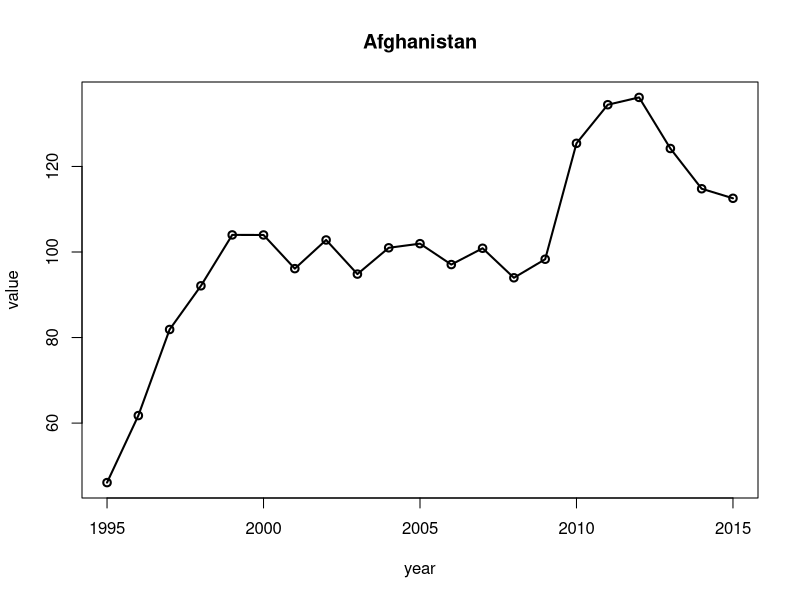
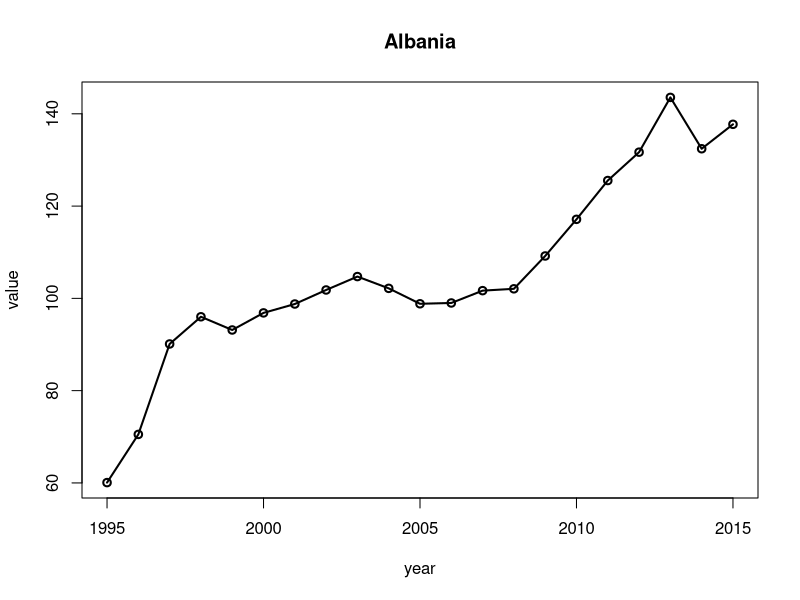
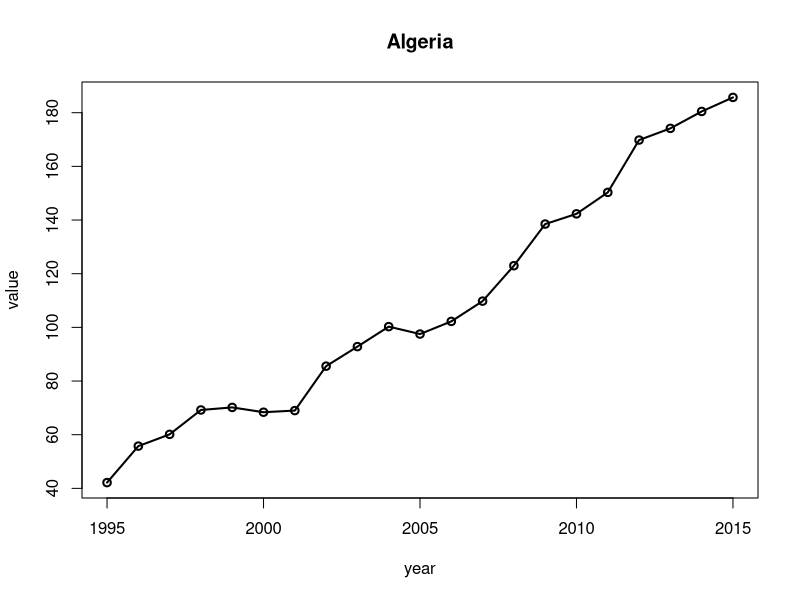
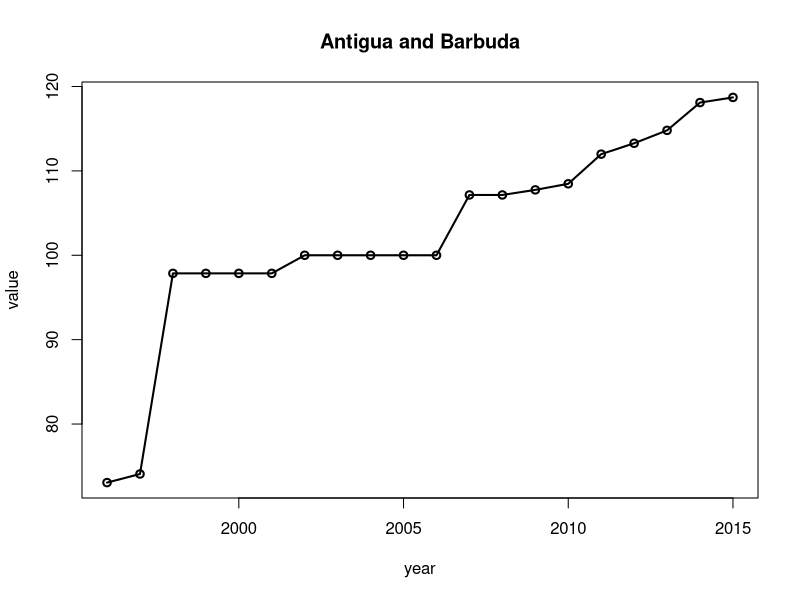
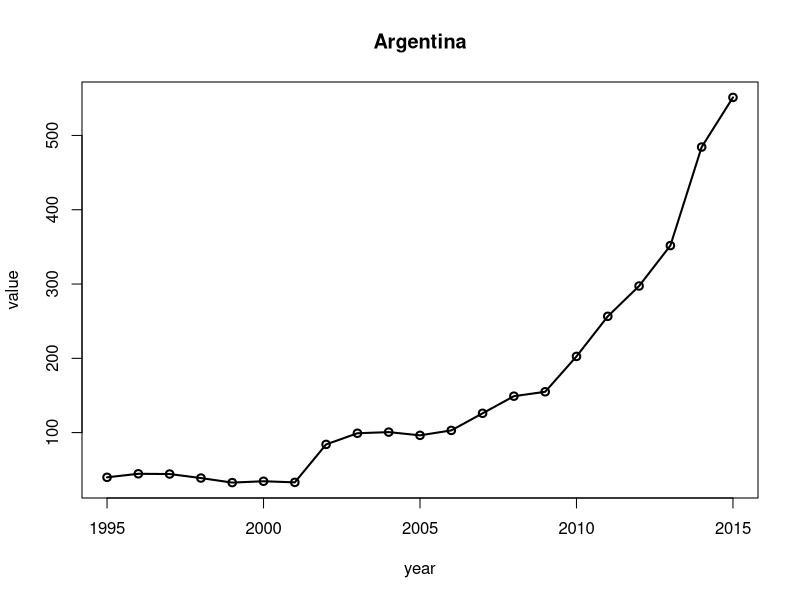
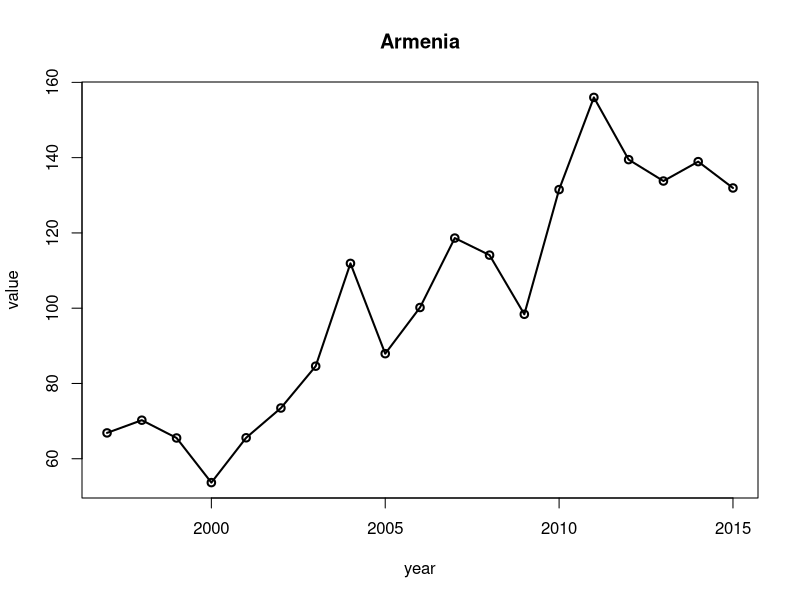
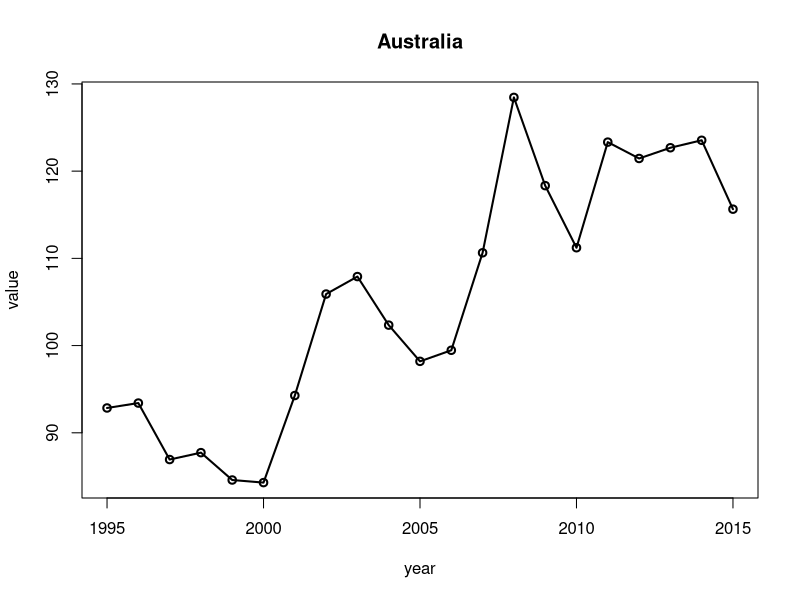
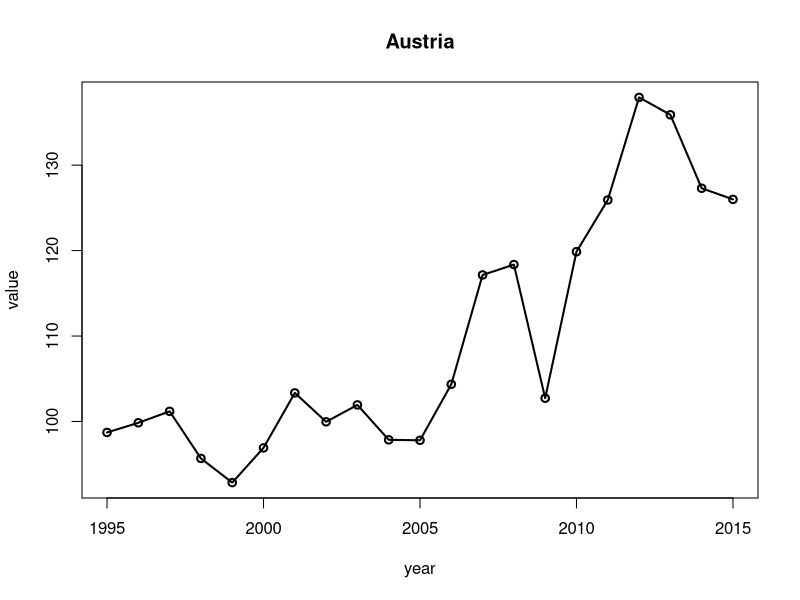

Source code (R) for these figures, in order:
# Tom Oliver and Andre Dornelles, July and August 2019

# 3_Dornelles.et.al_Trends.structure

# This script calculates longitudinal trends of adapted Compound Annual Change Rate (CACR) in food system structure metrics: input, output, productivity, and economics (see word document 'Dornelles et al_Food systems transformation archetypes_supplementary info' for Metadata).

## This script has three parts:
# 1. Upload the collated structure metrics;
# 2. Loop to calculate trend analysis;
# 3. Generate .csv files for each metric.

## Instructions (repeat it for each metric individually):
# First: load in the data file of one metric in Part 1 (collated data directory); 
# Second: run Part 2 to calculate the trend analysis;
# Third: finish by generating the .csv file for the respective metric in Part 3 (trend results directory).

# Set working directory to load the collated files from Script 1:
setwd("C:\\Users\\tv836863\\Desktop\\OneDrive - University of Reading\\Andre Zuanazzi Dornelles\\Food systems transformation archetypes\\Working with Tom\\Raw Data\\Collated data files")
setwd("C:\\Users\\a_dor\\OneDrive - University of Reading\\Andre Zuanazzi Dornelles\\Food systems transformation archetypes\\Working with Tom\\Raw Data\\Collated data files")

### PART 1: load in the collated data files of structure metrics.

# 1. Input

# 1.1 Agricultural area (1,000 ha)
fsdata<-read.csv("Collated_ind_Agricultural area.csv",header=T)

# 1.2 Synthetic Fertilizer consumption (tonnes)
fsdata<-read.csv("Collated_ind_ATFP Synthetic Fertilizer consumption.csv",header=T)

# 1.3  Pesticide use (tonnes)
fsdata<-read.csv("Collated_ind_Pesticide use.csv",header=T)

# 1.4 Agricultural employment (% of total employment)
fsdata<-read.csv("Collated_der_WB ILO Agricultural employment, percent of total employment.csv",header=T)

# 2. Output

# 2.1 Gross Agricultural Output (Constant, 2010=100 Int.US$)
fsdata<-read.csv("Collated_ind_Gross Agricultural Output.csv",header=T)

# 3. Productivity (input -> output)

# 3.1 Agricultural Total Factor Productivity (ratio, 1991=100)
fsdata<-read.csv("Collated_agr_Agricultural Total Factor Productivity.csv",header=T)
fsdata$value<-as.numeric(as.vector(fsdata$value)) 
fsdata[is.na(fsdata$value),]  # one NA added in by coercion for Kuwait which did have a value of 1,151
fsdata$value[fsdata$country=="Kuwait"&fsdata$year==2014]<-1151  # replace this with the corrected original value

# 4. Economics (trade and price)

# 4.1 Food import (US$)
fsdata<-read.csv("Collated_ind_Food imports absolute.csv",header=T)

# 4.2 Food export (US$)
fsdata<-read.csv("Collated_ind_Food exports absolute.csv",header=T)

# 4.3 Consumer Price Index, Food (ratio, 2010=100)
fsdata<-read.csv("Collated_agr_CPI, Food.csv",header=T)

# 4.4 Producer Price Index, Agriculture (ratio, 2004-2006=100)
fsdata<-read.csv("Collated_agr_Producer Price Index.csv",header=T)

## Part 2: calculate trend resulst standardized by "country", "p value of the linear model", "coefficient of the linear model", "annual compound change rate", "standard deviation in interannual change rate", and "median absolute deviation (MAD)"

# Filtered by analysis of best fit
head(fsdata) ; nrow(fsdata)

library(dplyr)
# Filter from 1995 to 2015
fsdata<-fsdata %>% 
  filter(year>=1995) %>%
  filter(year<=2015)

head(fsdata) ; nrow(fsdata)
fsdata<-na.omit(fsdata)  # remove rows with no data. In some cases, some countries have no data at all even though they appear in raw data tables, e.g. American Samoa in FAo import export data
# 80% filter (duration.95>=(2015-1995+1)*0.8) = 16.8 years
country.list<-names(with(fsdata,table(country)))[with(fsdata,table(country))>=16.8]# remove countries with less than 16.8 datapoints (years), which corresponds to the 80% filter
length(country.list)
country.list

#pick transparent colours
transp.blue <- rgb(col2rgb("blue")[1], col2rgb("blue")[2], col2rgb("blue")[3],max = 255,alpha = (30)*255/100)
transp.red <- rgb(col2rgb("red")[1], col2rgb("red")[2], col2rgb("red")[3],max = 255,alpha = (30)*255/100)
devAskNewPage(ask = FALSE)   #  asks user to press enter before seeing next plot. TRUE=yes and FALSE=no

results<-NULL  # creating an empty table
for (i in country.list[]){     # loop for each country  
  # country.list=="Sweden"
  # print(i) }
  country.data<-fsdata[fsdata$country==i,]
  country<-i
  with(country.data,plot(value~year,type="o",main=i,lwd=2))   # to plot the country's data
  model.lin<-lm(value~year,country.data)    # linear model
  # summary(model.lin) #  produce summary of regression model output
  # abline(model.lin)  # add line to plot
  model.lin.p<-summary(model.lin)[[4]][8]     # storing linear model coefficients
  model.lin.coef<-summary(model.lin)[[4]][2]
  country.data<-country.data[order(country.data$year),]  # rewrite the dataframe ordered by year
  max.year<-max(country.data$year)
  min.year<-min(country.data$year)
  # calculate the median of the first five and last fiver years:
  start.values<-head(country.data$value,n=5)
  median.start.values<-median(start.values) # median of values for first five years
  end.values<-tail(country.data$value,n=5)
  median.end.values<-median(end.values) # median of values for last five years
  median.start.years<-min(country.data$year[country.data$value%in%median(start.values)]) # year of median start value
  median.end.years<-max(country.data$year[country.data$value%in%median(end.values)]) # year of median end value
  # calculate the compound annual change rate, i.e. the year on year change in percentage points:
  ifelse(median.start.values==0,median.start.values<-0.00000001,median.start.values<-median.start.values) # cannot compute compound chnage with zero values, so set to non-zero (v.small)
  ifelse(median.end.values==0,median.end.values<-0.00000001,median.end.values<-median.end.values) # cannot compute compound chnage with zero values, so set to non-zero (v.small)
  compound.chg.rate<-((median.end.values/median.start.values)^(1/(median.end.years-median.start.years))-1)*100
  # loop to calculate the standard deviation and MAD in annual growth rates 
  country.data$value.t.minus.one<-NA  #  create an empty column
  for (y in unique(country.data$year)){  # start loop for y in year
      # print(y)}  
      if(length(country.data$value[country.data$year==y-1])>0) {   # if there is data for year before then...
      country.data$value.t.minus.one[country.data$year==y]<-country.data$value[country.data$year==y-1] }  # fill in the data from year before
      }  # end y in year
  country.data$annual.change.rate<-country.data$value-country.data$value.t.minus.one # calculate annual change rate
  sd.ann.chng<-sd(country.data$annual.change.rate,na.rm=T)  # variation in interannual change rate
  med.abs.chng<-median(abs(country.data$annual.change.rate),na.rm=T)  # median absolute deviation (MAD)
  results.temp<-data.frame(country,model.lin.p,model.lin.coef,compound.chg.rate,sd.ann.chng,med.abs.chng) #storing results line
  results<-rbind(results,results.temp) #  'growing' the results table by one line
} # end i in country loop
head(results) ; nrow(results)

# Check results that might impair the cluster analysis
results$country[results$compound.chg.rate==0] # Countries with stable values through the years (compound change rate = 0)
length(results$country[results$compound.chg.rate==0])
results$country[results$model.lin.coef<=0.005&results$model.lin.coef>=-0.005] # Countries with very low linear coefficients (between -0.05 and 0.05)
length(results$country[results$model.lin.coef<=0.005&results$model.lin.coef>=-0.005])

# PART 3: Generate files for the filter of best fit:

# Set working directory to save trend results of structure metrics:      
setwd("C:\\Users\\tv836863\\Desktop\\OneDrive - University of Reading\\Andre Zuanazzi Dornelles\\Food systems transformation archetypes\\Working with Tom\\Andre trend results")
setwd("C:\\Users\\a_dor\\OneDrive - University of Reading\\Andre Zuanazzi Dornelles\\Food systems transformation archetypes\\Working with Tom\\Andre trend results")

# Generate files filtered from 1995 to 2015:
write.csv(results,"Trends_fs_structure_filtered.15_Agricultural Area.csv",row.names=F)
write.csv(results,"Trends_fs_structure_filtered.15_ATFP Synthetic Fertiliser.csv",row.names=F)
write.csv(results,"Trends_fs_structure_filtered.15_Pesticide.csv",row.names=F)
write.csv(results,"Trends_fs_structure_filtered.15_WB ILO Agricultural employment.csv",row.names=F)
write.csv(results,"Trends_fs_structure_filtered.15_Gross Agricultural Output.csv",row.names=F)
write.csv(results,"Trends_fs_structure_filtered.15_Agricultural Total Factor Productivity.csv",row.names=F)
write.csv(results,"Trends_fs_structure_filtered.15_Food imports.csv",row.names=F)
write.csv(results,"Trends_fs_structure_filtered.15_Food exports.csv",row.names=F)
write.csv(results,"Trends_fs_structure_filtered.15_CPI, Food.csv",row.names=F)
write.csv(results,"Trends_fs_structure_filtered.15_Producer Price Index, Agriculture.csv",row.names=F)
